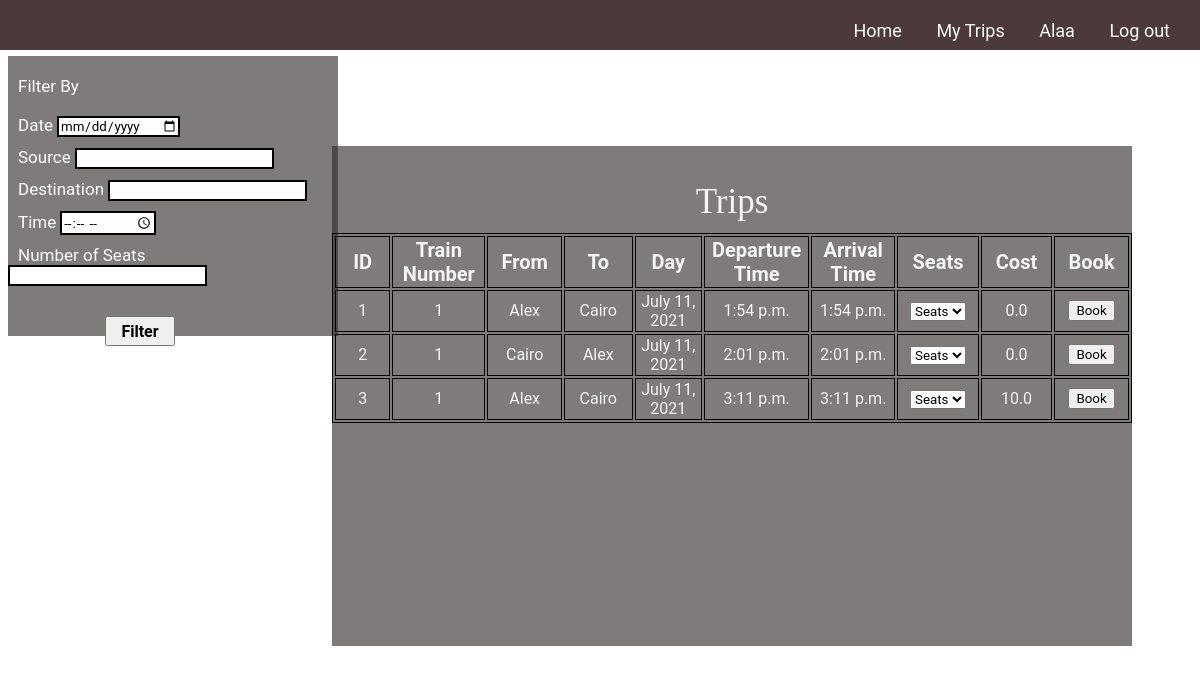
The page / (signed in) on the database its author committed.
### blog/models.py (models this page shows, shortened)
class Trip(models.Model):
    train = models.ForeignKey(
        Train, on_delete=models.CASCADE, related_name="TripTrain")
    source = models.ForeignKey(
        Station, on_delete=models.CASCADE, related_name="TripSource", null=False)
    destination = models.ForeignKey(
        Station, on_delete=models.CASCADE, related_name="TripDest", null=False)
    day = models.DateField(null=False)
    start_Time = models.TimeField(null=False)
    end_Time = models.TimeField(null=False)
    price = models.FloatField(null=False, default=0)
    Remaining_seats = models.IntegerField(default=0, editable=False)
    seats = models.IntegerField(default=0, editable=False)

class Train(models.Model):
    Number_of_seats = models.IntegerField(default=0)
    source = models.ForeignKey(
        Station, on_delete=models.CASCADE, related_name="TrainSource", null=False)
    destination = models.ForeignKey(
        Station, on_delete=models.CASCADE, related_name="TrainDest", null=False)

class Station(models.Model):
    id = models.IntegerField(default=-1, primary_key=True)
    stationName = models.CharField(max_length=15)

### blog/views.py (the view)
# urls.py: 2. Add a URL to urlpatterns:  path('', views.home, name='home')
@never_cache
def home(request):
    trips = Trip.objects.all()
    return render(request, 'sitePages/home.html', {'trips': trips})

### blog/tags/tags.py (called while the page is built)
@register.simple_tag
def tripSeat(trip):
    book = Book.objects.filter(trip = trip.id)
    bookSeats = book.values_list('seatTrain', flat=True)
    seats = []
    i = 1
    while i <= trip.seats:
        if i not in bookSeats:
            seats.append(i)
        i = i+1
    return seats

### templates/sitePages/home.html (shortened to what this page needs)
{% extends "base.html" %}
{% load static %}
{% load tags %}
{% block head %}
<link rel="stylesheet" href="{% static 'css/homePage.css' %}">
{% endblock%}
{% block content %}
<div class="filter">
    <span><label for="Filter options" id="label1"> Filter By</label></span>
    <br> <br>
    <div id="Filter options">
        <label for="option1"> Date</label>
        <input type="date" id="option1" name="option1"><br>
        <label for="option2"> Source</label>
        <input type="text" id="option2" name="option2"><br>
        <label for="option3"> Destination</label>
        <input type="text" id="option3" name="option3"><br>
        <label for="option4"> Time</label>
        <input type="time" id="option4" name="option4"><br>
        <label for="option5"> Number of Seats</label>
        <input type="text" id="option5" name="option5"><br>
    </div>
    <button> Filter</button>
</div>
<div class="trips" style="overflow: auto;">
    <p> Trips</p>
    <table>
        <tr>
            <th>ID</th>
            <th>Train Number</th>
            <th>From</th>
            <th>To</th>
            <th>Day</th>
            <th>Departure Time</th>
            <th>Arrival Time</th>
            <th>Seats</th>
            <th>Cost</th>
            <th>Book</th>
        </tr>
        {% for trip in trips %}
            <tr id = "{{trip.id}}">
                <td>{{trip.id}}</td>
                <td>{{ trip.train.id }}</td>
                <td>{{trip.source.stationName}}</td>
                <td>{{trip.destination.stationName}}</td>
                <td>{{trip.day}}</td>
                <td>{{trip.start_Time}}</td>
                <td>{{trip.end_Time}}</td>
                <td>
                    <select>
                        <option selected hidden>Seats</option>
                        {% tripSeat trip as seats %}
                    </select>
                </td>
                <td>{{trip.price}}</td>
                <td>
                    <a href="{% url 'blog:certainTrip' trip.id %}"><button>Book</button></a>
                </td>
            </tr>
        {% empty %}
        <tr id="notrip">
            <td colspan="10">No Trips Available</td>
        </tr>
        {% endfor %}
    </table>
</div>
{% endblock content %}

### templates/base.html (shortened to what this page needs)
<!DOCTYPE html>
<html lang="en">
<head>
    {% load static %}
    <link rel="stylesheet" href="{% static 'css/basePage.css' %}">
    {% block head%} {% endblock head %}
</head>
<body style="background: url('/static/imgs/background4.png'); background-size: cover; background-repeat:no-repeat; overflow:hidden;">
    <nav class="navBar">
        <a href="{% url 'blog:home' %}">Home</a>
        {% if user.is_authenticated %}
            {% if user.is_superuser %}
                <a href="{% url 'admin:index' %}">Admin Page</a>
            {% else %}
                <a href="{% url 'blog:myTrips' user.id %}">My Trips</a>
            {% endif %}
            <a href="{% url 'blog:profile' user.username %}">{{ user.username }}</a>
            <a href="{% url 'blog:logOut' %}">Log out</a>
        {% else %}
            <a id="signIn" href="{% url 'blog:signIn' %}">Sign In</a>
            <span id="sp1">/</span>
            <a href="{% url 'blog:signUp' %}">Sign Up</a>
        {% endif %}
    </nav>
    {% block content %} {% endblock %}
</body>
</html>

### static/css/basePage.css (style rules this page uses)
* { box-sizing: border-box; }
nav { display: inline; height: 50px; top: -5px; margin-top: 5px; padding-top: 20px; text-align: right; width: 100%; font-size: 18px; font-family: "Wire+One"; background: rgba(24, 0, 0, 0.774); position: fixed; margin-left: -8px; right: 0; }
nav a { margin-right: 30px; padding: 0px; color: rgb(250, 251, 242); text-decoration: none; }

### static/css/homePage.css (style rules this page uses)
* { box-sizing: border-box; font-family: 'Roboto', sans-serif; }
body { overflow: scroll; }
.filter { display: inline-block; align-items: center; margin-top: 4%; background: rgba(51, 46, 45, 0.63); width: 330px; height: 280px; padding-top: 20px; position: absolute; }
.filter label { font-size: 17px; color: white; margin-left: 10px; }
.filter input { border: 2px solid black; margin-bottom: 10px; }
.filter button { height: 30px; width: 70px; margin-left: 97px; margin-top: 20px; font-size: 16px; font-weight: bold; }
.trips p { font-family: 'Times New Roman', Times, serif; font-size: 35px; color: whitesmoke; text-align: center; padding-top: 0.5px; }
.trips { top: 17%; margin-left: 27%; background: rgba(51, 46, 45, 0.63); width: 800px; height: 500px; margin-top: 10px; position: absolute; }
table, th, td { margin-top: -3%; border: 1px solid black; table-layout: fixed; text-align: center; }
th { width: 133.3px; height: 40px; font-size: 20px; color: whitesmoke; font-weight: bold; }
td { width: 114.28px; height: 30px; font-size: 16px; color: whitesmoke; }

### rows shown on the page
Trip: id "1", train.id "1", source.stationName "Alex", destination.stationName "Cairo", day "July 11, 2021", start_Time "1:54 p.m.", end_Time "1:54 p.m.", price "0.0"
Trip: id "2", train.id "1", source.stationName "Cairo", destination.stationName "Alex", day "July 11, 2021", start_Time "2:01 p.m.", end_Time "2:01 p.m.", price "0.0"
Trip: id "3", train.id "1", source.stationName "Alex", destination.stationName "Cairo", day "July 11, 2021", start_Time "3:11 p.m.", end_Time "3:11 p.m.", price "10.0"

### other values the page prints
{{ user.username }} "Alaa"
